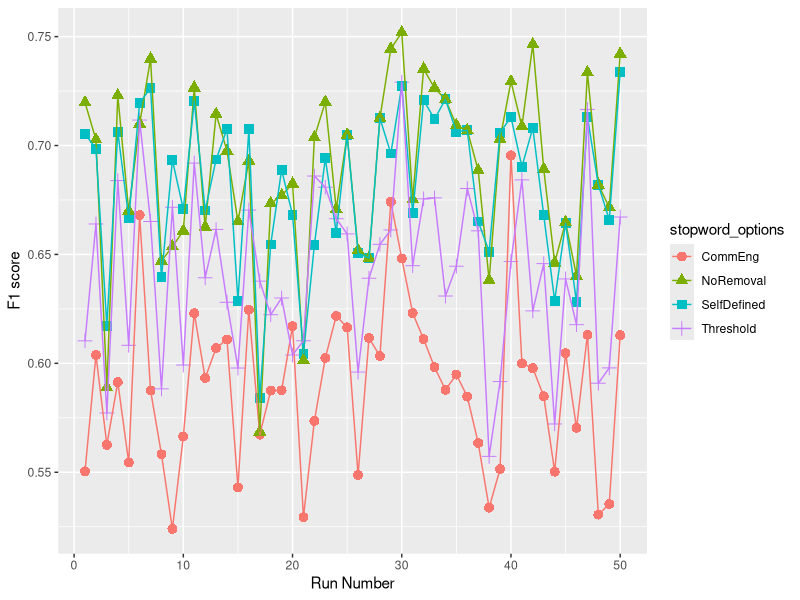

Here is the R script that generated this plot:
setwd("D:/Study/Thesis/Experiments/Util/RPlots")
library("ggplot2")
featuresdata = read.csv("ss_04_01_8class_stopwords.csv")
p <- ggplot(featuresdata, aes(x=run, y=f1, group=stopword_options))+ labs(x = "Run Number", y = "F1 score" )
p + geom_point(aes(color=stopword_options, shape=stopword_options), size = 3) + geom_line(aes(color=stopword_options))
# p + stat_smooth(se = FALSE, aes(color=stopword_options)) + geom_point(aes(color=option, shape=option), size = 3) 
# q + facet_grid(metrics ~ ., scale = "free_y")